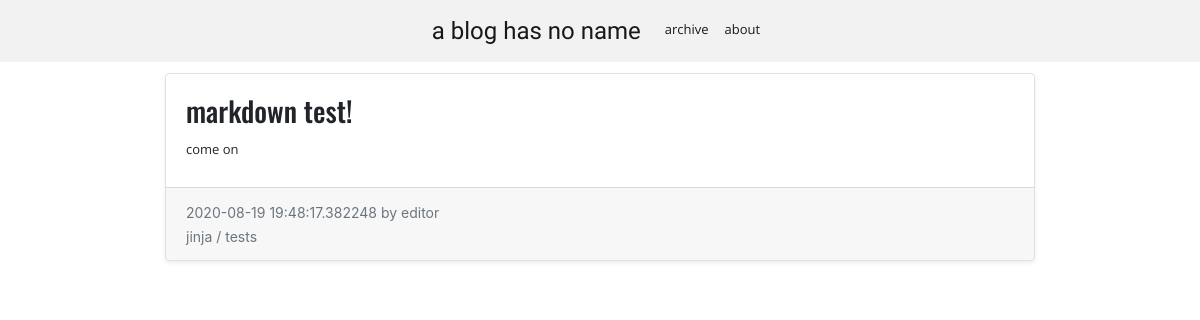
Page /post/markdown-test- on the committed database.
### app/models.py (models this page shows, shortened)
class Post(db.Model):
    id = db.Column(db.Integer, primary_key=True)
    title = db.Column(db.String(250))
    body = db.Column(db.Text)
    timestamp = db.Column(db.DateTime, index=True, default=datetime.utcnow)
    author = db.Column(db.String(64))
    tags = db.relationship('Tag', secondary=tags, lazy='subquery',
        backref=db.backref('posts', lazy=True))
    published = db.Column(db.Boolean)
    slug = db.Column(db.String(300), unique=True, index=True)

class Tag(db.Model):
    id = db.Column(db.Integer, primary_key=True)
    tag = db.Column(db.String(64), index=True, unique=True)

### app/routes.py (the view)
@app.route('/post/<slug>')
def post(slug):
    post = Post.query.filter_by(slug=slug).first_or_404()
    if not current_user.is_authenticated and not post.published:
        return redirect(url_for('index'))
    post.body = Markup(markdown.markdown(post.body))
    title = post.title
    return render_template('post.html', post=post, title=title)

### app/templates/post.html
{% extends "base.html" %}
{% block app_content %}
<div class="row">
    <div class="col-sm-12 py-2">
        {% if post %}
            {% include '_post.html' %}
        {% endif %}
    </div>
</div>
{% endblock %}

### app/templates/_post.html (shortened to what this page needs)
<div class="card border shadow-sm">
    <div class="card-body">
            <h3 class="card-title">
            {% if posts %}
            <a class="linkhide" href="{{ url_for('post', slug=post.slug) }}">{{ post.title }}
            </a>
            {% else %}
            {{ post.title }}
            {% endif %}
            </h3>
            <p class="card-text">
            {% if posts %}
            <a class="linkhide" href="{{ url_for('post', slug=post.slug) }}">
            {{ post.body }}
            </a>
            {% else %}
            {{ post.body }}
            {% endif %}
            </p>
    </div>
    <div class="card-footer">
        <small class="text-muted">{{ post.timestamp }} by {{ post.author }}</small>
        <br>
        <small class="text-muted">
        {% for tag in post.tags %}
            {% if post.tags|length > 1 and (tag != post.tags|last) %}
                {{ tag.tag + " /" }}
            {% else %}
                {{ tag.tag }}
            {% endif %}
        {% endfor %}
        </small>
    </div>
</div>

### app/static/styles.css (style rules this page uses)
body { padding-top:65px; }
p { margin-bottom: 8px; }
.opensans, li, p { font-family: Open Sans; font-size: small; }
.oswald, h3, h1, h5 { font-family: Oswald; }

### rows in the picture
Post: title "markdown test!", body "come on", timestamp "2020-08-19 19:48:17.382248", author "editor"
Tag: tag "jinja /"
Tag: tag "tests"
